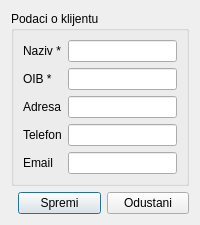
<?xml version="1.0" encoding="UTF-8"?>
<ui version="4.0">
 <class>NewClientDialog</class>

 <widget class="QDialog" name="NewClientDialog">
  <property name="windowTitle">
   <string>Novi klijent</string>
  </property>
  <property name="modal">
   <bool>true</bool>
  </property>
  <property name="minimumWidth">
   <number>400</number>
  </property>

  <layout class="QVBoxLayout" name="mainLayout">

   <!-- Podaci o klijentu -->
   <item>
    <widget class="QGroupBox" name="clientDataGroupBox">
     <property name="title">
      <string>Podaci o klijentu</string>
     </property>

     <layout class="QFormLayout" name="formLayout">

      <!-- Naziv -->
      <item row="0" column="0">
       <widget class="QLabel" name="nameLabel">
        <property name="text">
         <string>Naziv *</string>
        </property>
       </widget>
      </item>
      <item row="0" column="1">
       <widget class="QLineEdit" name="nameLineEdit"/>
      </item>

      <!-- OIB -->
      <item row="1" column="0">
       <widget class="QLabel" name="oibLabel">
        <property name="text">
         <string>OIB *</string>
        </property>
       </widget>
      </item>
      <item row="1" column="1">
       <widget class="QLineEdit" name="oibLineEdit">
        <property name="maxLength">
         <number>11</number>
        </property>
       </widget>
      </item>

      <!-- Adresa -->
      <item row="2" column="0">
       <widget class="QLabel" name="addressLabel">
        <property name="text">
         <string>Adresa</string>
        </property>
       </widget>
      </item>
      <item row="2" column="1">
       <widget class="QLineEdit" name="addressLineEdit"/>
      </item>

      <!-- Telefon -->
      <item row="3" column="0">
       <widget class="QLabel" name="phoneLabel">
        <property name="text">
         <string>Telefon</string>
        </property>
       </widget>
      </item>
      <item row="3" column="1">
       <widget class="QLineEdit" name="phoneLineEdit"/>
      </item>

      <!-- Email -->
      <item row="4" column="0">
       <widget class="QLabel" name="emailLabel">
        <property name="text">
         <string>Email</string>
        </property>
       </widget>
      </item>
      <item row="4" column="1">
       <widget class="QLineEdit" name="emailLineEdit"/>
      </item>

     </layout>
    </widget>
   </item>

   <!-- Gumbi -->
   <item>
    <layout class="QHBoxLayout" name="buttonLayout">

     <item>
      <spacer name="horizontalSpacer">
       <property name="orientation">
        <enum>Qt::Horizontal</enum>
       </property>
      </spacer>
     </item>

     <item>
      <widget class="QPushButton" name="saveButton">
       <property name="text">
        <string>Spremi</string>
       </property>
      </widget>
     </item>

     <item>
      <widget class="QPushButton" name="cancelButton">
       <property name="text">
        <string>Odustani</string>
       </property>
      </widget>
     </item>

    </layout>
   </item>

  </layout>
 </widget>

 <resources/>
 <connections/>
</ui>
